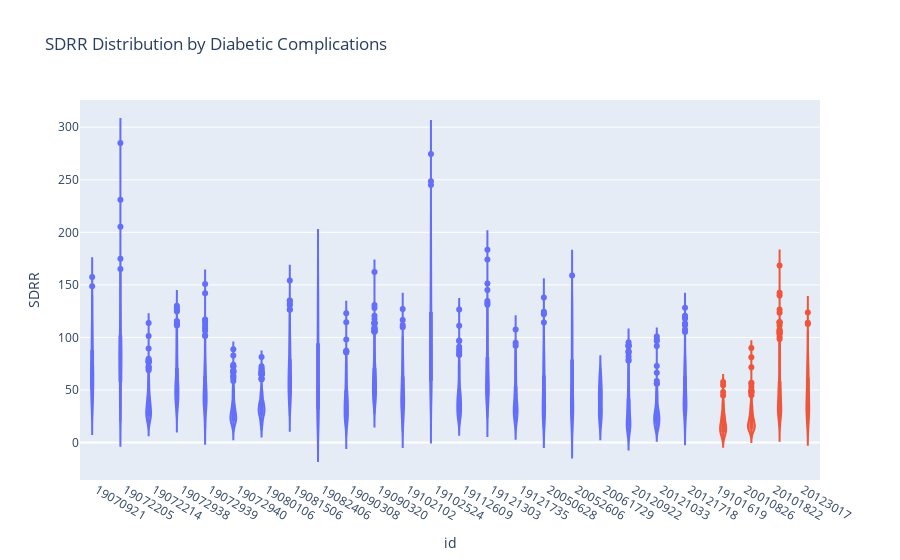

The notebook cell this image was saved under:
### Code cell
import plotly.express as px

fig = px.violin(data, x='id', y='SDRR', color='Diabetic peripheral neuropathy', box=True, points=None, title='SDRR Distribution by Diabetic Complications')

fig.update_layout(showlegend=False)
fig.show()

### Figure 1 — Plotly figure (JSON) as saved in the notebook; plotly's stock layout.template omitted (floating-point values rounded to 4 significant figures; data arrays with more than 128 entries replaced by an {"elided": "..."} marker saying what was removed)
{"data": [{"alignmentgroup": "True", "box": {"visible": true}, "hovertemplate": "Diabetic peripheral neuropathy=False<br>id=%{x}<br>SDRR=%{y}<extra></extra>", "legendgroup": "False", "marker": {"color": "#636efa"}, "name": "False", "offsetgroup": "False", "orientation": "v", "scalegroup": "True", "showlegend": true, "type": "violin", "x": {"elided": "5655 str values"}, "x0": " ", "xaxis": "x", "y": {"elided": "5655 float values"}, "y0": " ", "yaxis": "y"}, {"alignmentgroup": "True", "box": {"visible": true}, "hovertemplate": "Diabetic peripheral neuropathy=True<br>id=%{x}<br>SDRR=%{y}<extra></extra>", "legendgroup": "True", "marker": {"color": "#EF553B"}, "name": "True", "offsetgroup": "True", "orientation": "v", "scalegroup": "True", "showlegend": true, "type": "violin", "x": {"elided": "1098 str values"}, "x0": " ", "xaxis": "x", "y": {"elided": "1098 float values"}, "y0": " ", "yaxis": "y"}], "layout": {"legend": {"title": {"text": "Diabetic peripheral neuropathy"}, "tracegroupgap": 0}, "showlegend": false, "title": {"text": "SDRR Distribution by Diabetic Complications"}, "violinmode": "group", "xaxis": {"anchor": "y", "domain": [0, 1], "title": {"text": "id"}}, "yaxis": {"anchor": "x", "domain": [0, 1], "title": {"text": "SDRR"}}}}
